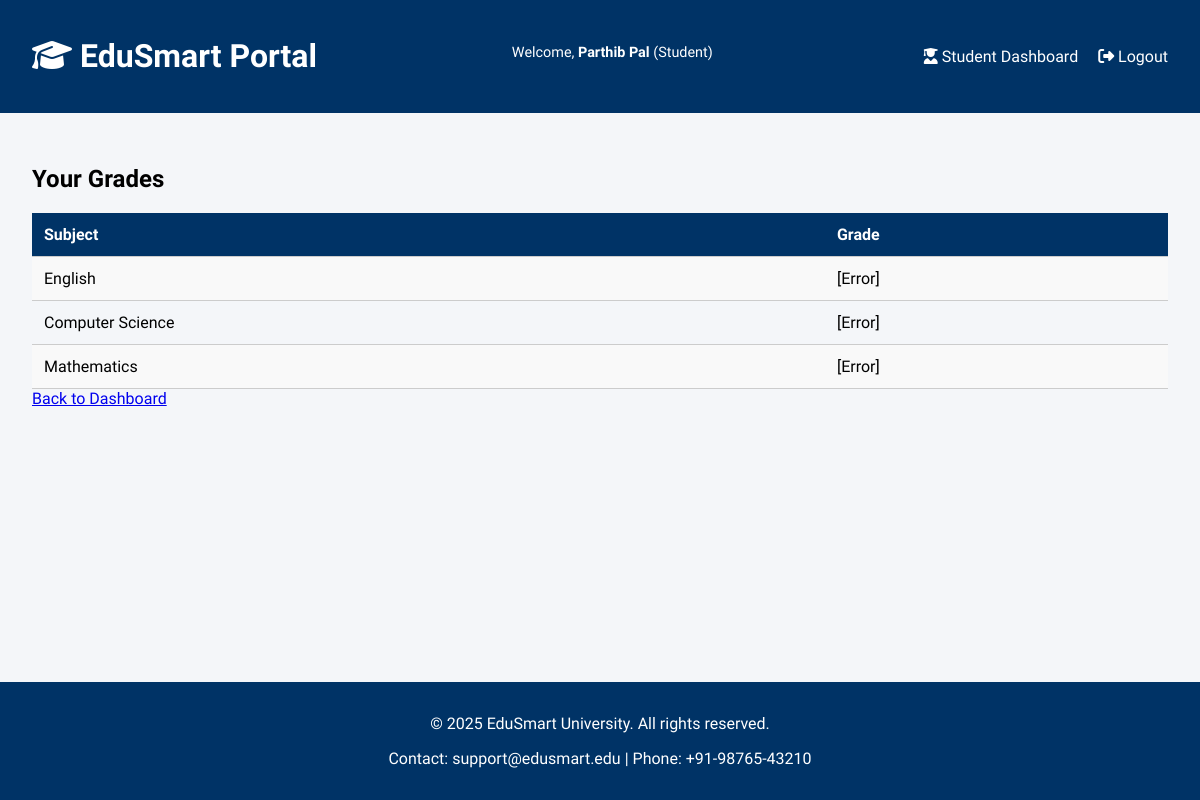
/my_grades (signed in), run on the app's committed database.
### tables this page shows
CREATE TABLE grades (
            id INTEGER PRIMARY KEY AUTOINCREMENT,
            student_name TEXT,
            student_email TEXT,
            subject TEXT,
            encrypted_grade BLOB
        );

### app.py (the view)
@app.route('/my_grades')
@role_required('student')
def my_grades():
    email = session.get('email')  # Store email during login
    with sqlite3.connect('database/edusmart.db') as conn:
        c = conn.cursor()
        c.execute("SELECT subject, encrypted_grade FROM grades WHERE student_email = ?", (email,))
        rows = c.fetchall()
    decrypted = []
    for subject, encrypted_grade in rows:
        try:
            grade = decrypt_data(encrypted_grade)
        except Exception:
            grade = "[Error]"
        decrypted.append((subject, grade))
    return render_template('student_grades.html', grades=decrypted)

### app.py (called while the page is built)
def role_required(required_roles):
    def wrapper(f):
        @wraps(f)
        def decorated(*args, **kwargs):
            if 'username' not in session:
                flash('Access denied. Please log in.', 'danger')
                return redirect(url_for('login'))
            user_role = session.get('role')
            if isinstance(required_roles, list):
                if user_role not in required_roles:
                    flash('Access denied. Insufficient permissions.', 'danger')
                    return redirect(url_for('login'))
            else:
                if user_role != required_roles:
                    flash('Access denied. Insufficient permissions.', 'danger')
                    return redirect(url_for('login'))
            return f(*args, **kwargs)
        return decorated
    return wrapper

### utils/encryption.py (called while the page is built)
def load_key():
    with open(KEY_PATH, 'rb') as key_file:
        return key_file.read()

def decrypt_data(token: bytes) -> str:
    try:
        key = load_key()
        f = Fernet(key)
        return f.decrypt(token).decode()
    except InvalidToken:
        return "[Invalid or corrupted data]"

### templates/student_grades.html (shortened to what this page needs)
{% extends 'base.html' %}
{% block content %}
<div class="student-container">
    <h2>Your Grades</h2>
    <table>
      <tr><th>Subject</th><th>Grade</th></tr>
      {% for subject, grade in grades %}
        <tr><td>{{ subject }}</td><td>{{ grade }}</td></tr>
      {% endfor %}
    </table>
  <a href="{{ url_for('dashboard') }}">Back to Dashboard</a>
</div>
{% endblock %}

### static/style.css (style rules this page uses)
html,body { font-family: 'Segoe UI', sans-serif; background-color: #f4f6f9; margin: 0; padding: 0; height: 100%; display: flex; flex-direction: column; }
table { width: 100%; border-collapse: collapse; margin-top: 1em; }
th, td { padding: 0.75em; border-bottom: 1px solid #ccc; text-align: left; }
th { background-color: #003366; color: white; }
tr:nth-child(even) { background-color: #f9f9f9; }

### data on the page
grades: subject "English", grade "[Error]"
grades: subject "Computer Science", grade "[Error]"
grades: subject "Mathematics", grade "[Error]"

### other printed values
{{ session.username }} "Parthib Pal"
{{ session.role | capitalize }} "Student"
